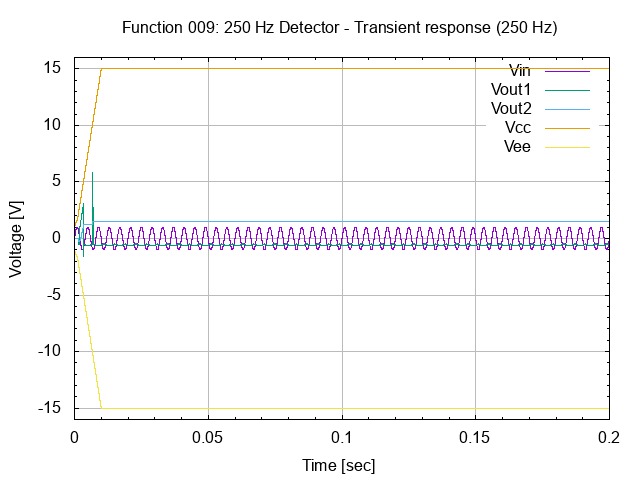

This chart was generated by the following gnuplot code:
# setup terminal
set term png

# setup graph
set output "26.009.00.01.01.01.png"
set title "Function 009: 250 Hz Detector - Transient response (250 Hz)"

# setup Y-axis
set yrange [-16:16]
set grid ytics lt 1 lw 1 lc rgb "#bbbbbb"
set mytics
set ylabel "Voltage [V]"

# setup X-axis
set grid xtics lt 1 lw 1 lc rgb "#bbbbbb"
set mxtics
set xlabel "Time [sec]"

# setup plot style
set style data lines
plot '26.009.00.01.01.dat' using 1:2 title "Vin", \
     '26.009.00.01.01.dat' using 1:3 title "Vout1", \
     '26.009.00.01.01.dat' using 1:4 title "Vout2", \
     '26.009.00.01.01.dat' using 1:5 title "Vcc", \
     '26.009.00.01.01.dat' using 1:6 title "Vee"

# set output back to default
set output

# reset terminal type
set terminal pop
